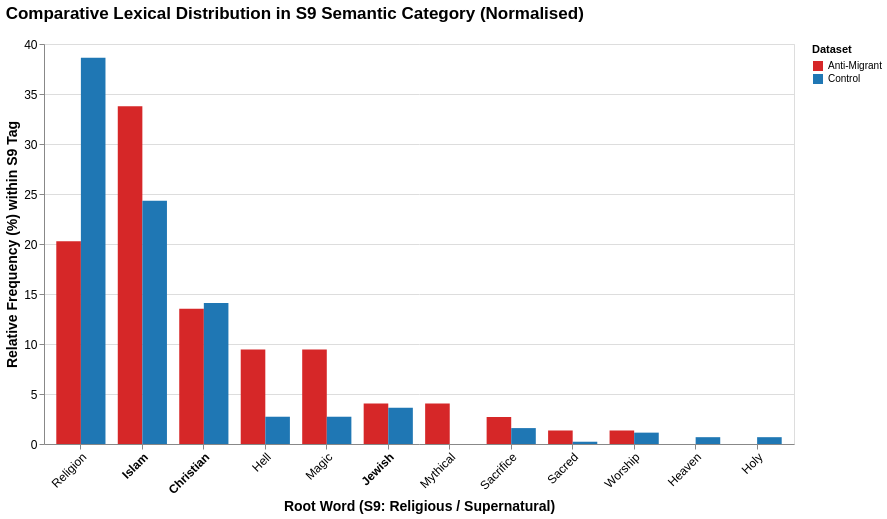

Notebook cell for this chart:
### Markdown cell above
### Religious vocabulary (Figures 3, A1 and A2)
Words tagged S9 (religion and the supernatural), grouped by root word.

### Code cell
# Figure 3: religious and supernatural (S9) root words in each corpus, as a percentage of that corpus's S9 words.
# Words are grouped with custom_conflate (e.g. muslim / muslims / islam / islamic -> Islam; Jewish + kosher -> Jewish;
# Christian + Catholic -> Christian; religion / religious -> Religion). Raw counts are printed because each percentage
# rests on few words. ROOT_WORD_COLUMN = 'lemma' groups lemmas rather than word forms, as the pie charts do.
# The chart is saved as HTML (and as PNG when the vl-convert-python package is installed).
import altair as alt
alt.renderers.enable('mimetype')   # embeds the chart in the notebook output

ROOT_WORD_COLUMN = 'text'


if df_tokens is None:
    print("Skipped: run the tagging cell first.")
else:
    # 1. Filter for the S9 tag, then group into root words and capitalise for the graph
    df_s9 = df_tokens[df_tokens['USAS_tags'] == 'S9'].copy()
    df_s9['text'] = df_s9[ROOT_WORD_COLUMN].apply(custom_conflate).str.capitalize()

    # 2. Group and count
    word_counts = df_s9.groupby(['Corpus', 'text']).size().reset_index(name='Raw_Count')

    # 3. Normalise frequency (%) within the S9 category
    total_s9_per_corpus = word_counts.groupby('Corpus')['Raw_Count'].transform('sum')
    word_counts['Frequency (%)'] = (word_counts['Raw_Count'] / total_s9_per_corpus) * 100

    # 4. Get top 10 from both corpora to ensure we don't miss Control's priorities
    top_anti = word_counts[word_counts['Corpus'] == ANTI_MIGRANT_LABEL].nlargest(10, 'Frequency (%)')['text']
    top_control = word_counts[word_counts['Corpus'] == CONTROL_LABEL].nlargest(10, 'Frequency (%)')['text']
    top_words = pd.concat([top_anti, top_control]).drop_duplicates()
    plot_data = word_counts[word_counts['text'].isin(top_words)]

    print("S9 words in each corpus:", df_s9.groupby('Corpus').size().to_dict())
    print(plot_data.pivot_table(index='text', columns='Corpus', values='Raw_Count', fill_value=0)
          .astype(int).sort_values(ANTI_MIGRANT_LABEL, ascending=False).to_string())

    # 5. Build the chart with BOLD conditional formatting
    chart = alt.Chart(plot_data).mark_bar().encode(
        x=alt.X('text:N',
                sort=alt.EncodingSortField(field="Frequency (%)", op="max", order="descending"),
                title='Root Word (S9: Religious / Supernatural)',
                axis=alt.Axis(
                    labelAngle=-45,
                    # Vega-Lite expression for bolding specific words
                    labelFontWeight={'expr': "datum.value == 'Islam' || datum.value == 'Christian' || datum.value == 'Jewish' ? 'bold' : 'normal'"}
                )),
        y=alt.Y('Frequency (%):Q', title='Relative Frequency (%) within S9 Tag'),
        xOffset=alt.XOffset('Corpus:N', sort=[ANTI_MIGRANT_LABEL, CONTROL_LABEL]),
        color=alt.Color('Corpus:N',
                        scale=alt.Scale(domain=[ANTI_MIGRANT_LABEL, CONTROL_LABEL],
                                        range=[ANTI_MIGRANT_COLOUR, CONTROL_COLOUR]),
                        legend=alt.Legend(title="Dataset")),
        tooltip=['text', 'Corpus', 'Raw_Count', alt.Tooltip('Frequency (%):Q', format='.1f')]
    ).properties(
        width=750,
        height=400,
        title='Comparative Lexical Distribution in S9 Semantic Category (Normalised)'
    ).configure_axis(
        labelFontSize=12,
        titleFontSize=14
    ).configure_title(
        fontSize=17,
        anchor='start',
        offset=15
    )

    chart.save(str(OUTPUT_DIR / 'figure3_S9_comparison.html'))
    try:
        chart.save(str(OUTPUT_DIR / 'figure3_S9_comparison.png'), scale_factor=2)
    except Exception:
        pass   # PNG export needs vl-convert-python
    display(chart)

### Figure 1 — Vega-Lite specification as saved in the notebook (floating-point values rounded to 4 significant figures)
{"$schema": "https://vega.github.io/schema/vega-lite/v5.20.1.json", "config": {"axis": {"labelFontSize": 12, "titleFontSize": 14}, "title": {"anchor": "start", "fontSize": 17, "offset": 15}, "view": {"continuousHeight": 300, "continuousWidth": 300}}, "data": {"name": "data-045c38c4576831b122f29c439622f2ae"}, "datasets": {"data-045c38c4576831b122f29c439622f2ae": [{"Corpus": "Anti-Migrant", "Frequency (%)": 13.51, "Raw_Count": 10, "text": "Christian"}, {"Corpus": "Anti-Migrant", "Frequency (%)": 9.459, "Raw_Count": 7, "text": "Hell"}, {"Corpus": "Anti-Migrant", "Frequency (%)": 33.78, "Raw_Count": 25, "text": "Islam"}, {"Corpus": "Anti-Migrant", "Frequency (%)": 4.054, "Raw_Count": 3, "text": "Jewish"}, {"Corpus": "Anti-Migrant", "Frequency (%)": 9.459, "Raw_Count": 7, "text": "Magic"}, {"Corpus": "Anti-Migrant", "Frequency (%)": 4.054, "Raw_Count": 3, "text": "Mythical"}, {"Corpus": "Anti-Migrant", "Frequency (%)": 20.27, "Raw_Count": 15, "text": "Religion"}, {"Corpus": "Anti-Migrant", "Frequency (%)": 1.351, "Raw_Count": 1, "text": "Sacred"}, {"Corpus": "Anti-Migrant", "Frequency (%)": 2.703, "Raw_Count": 2, "text": "Sacrifice"}, {"Corpus": "Anti-Migrant", "Frequency (%)": 1.351, "Raw_Count": 1, "text": "Worship"}, {"Corpus": "Control", "Frequency (%)": 14.09, "Raw_Count": 62, "text": "Christian"}, {"Corpus": "Control", "Frequency (%)": 0.6818, "Raw_Count": 3, "text": "Heaven"}, {"Corpus": "Control", "Frequency (%)": 2.727, "Raw_Count": 12, "text": "Hell"}, {"Corpus": "Control", "Frequency (%)": 0.6818, "Raw_Count": 3, "text": "Holy"}, {"Corpus": "Control", "Frequency (%)": 24.32, "Raw_Count": 107, "text": "Islam"}, {"Corpus": "Control", "Frequency (%)": 3.636, "Raw_Count": 16, "text": "Jewish"}, {"Corpus": "Control", "Frequency (%)": 2.727, "Raw_Count": 12, "text": "Magic"}, {"Corpus": "Control", "Frequency (%)": 38.64, "Raw_Count": 170, "text": "Religion"}, {"Corpus": "Control", "Frequency (%)": 0.2273, "Raw_Count": 1, "text": "Sacred"}, {"Corpus": "Control", "Frequency (%)": 1.591, "Raw_Count": 7, "text": "Sacrifice"}, {"Corpus": "Control", "Frequency (%)": 1.136, "Raw_Count": 5, "text": "Worship"}]}, "encoding": {"color": {"field": "Corpus", "legend": {"title": "Dataset"}, "scale": {"domain": ["Anti-Migrant", "Control"], "range": ["#d62728", "#1f77b4"]}, "type": "nominal"}, "tooltip": [{"field": "text", "type": "nominal"}, {"field": "Corpus", "type": "nominal"}, {"field": "Raw_Count", "type": "quantitative"}, {"field": "Frequency (%)", "format": ".1f", "type": "quantitative"}], "x": {"axis": {"labelAngle": -45, "labelFontWeight": {"expr": "datum.value == 'Islam' || datum.value == 'Christian' || datum.value == 'Jewish' ? 'bold' : 'normal'"}}, "field": "text", "sort": {"field": "Frequency (%)", "op": "max", "order": "descending"}, "title": "Root Word (S9: Religious / Supernatural)", "type": "nominal"}, "xOffset": {"field": "Corpus", "sort": ["Anti-Migrant", "Control"], "type": "nominal"}, "y": {"field": "Frequency (%)", "title": "Relative Frequency (%) within S9 Tag", "type": "quantitative"}}, "height": 400, "mark": {"type": "bar"}, "title": "Comparative Lexical Distribution in S9 Semantic Category (Normalised)", "width": 750}
